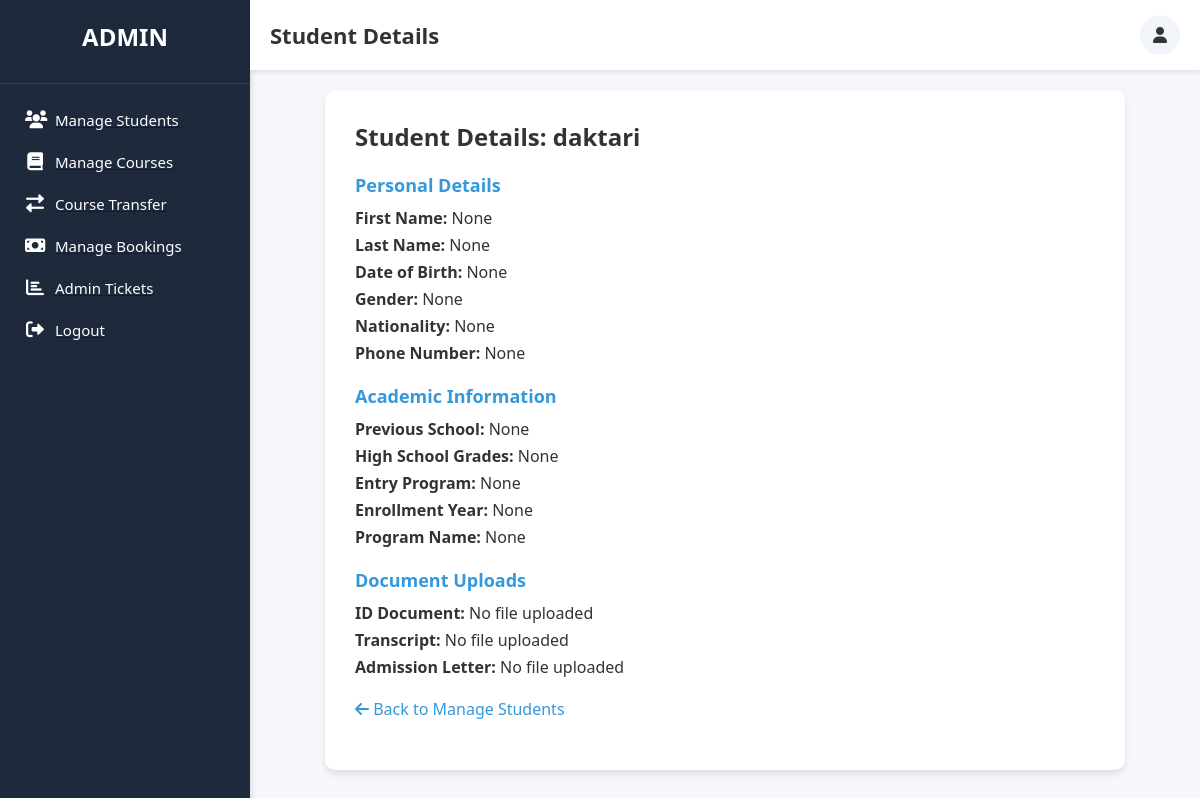
Page /accounts/admin/student/11/ (signed in) on the committed database.
### accounts/models.py (models this page shows, shortened)
class User(AbstractBaseUser, PermissionsMixin):
    username = models.CharField(max_length=100, unique=True)
    email = models.EmailField(unique=True)
    first_name = models.CharField(max_length=100, blank=True, null=True)
    last_name = models.CharField(max_length=100, blank=True, null=True)
    student_id = models.CharField(max_length=20, unique=True, blank=True, null=True)
    admission_status = models.CharField(max_length=50, default='Pending')  # Pending, In Review, Verified, Rejected
    profile_completion = models.IntegerField(default=0)
    date_of_birth = models.DateField(blank=True, null=True)
    gender = models.CharField(max_length=10, blank=True, null=True)
    nationality = models.CharField(max_length=50, blank=True, null=True)
    phone_number = models.CharField(max_length=15, blank=True, null=True)
    previous_school = models.CharField(max_length=200, blank=True, null=True)
    high_school_grades = models.CharField(max_length=50, blank=True, null=True)
    entry_program = models.CharField(max_length=100, blank=True, null=True)
    enrollment_year = models.IntegerField(blank=True, null=True)
    program_name = models.CharField(max_length=100, blank=True, null=True)
    id_document = models.FileField(upload_to='documents/', blank=True, null=True)
    transcript = models.FileField(upload_to='documents/', blank=True, null=True)
    admission_letter = models.FileField(upload_to='documents/', blank=True, null=True)
    proof_of_payment = models.FileField(upload_to='documents/', blank=True, null=True)
    id_document_verified = models.BooleanField(default=False)
    transcript_verified = models.BooleanField(default=False)
    proof_of_payment_verified = models.BooleanField(default=False)
    is_active = models.BooleanField(default=True)
    is_staff = models.BooleanField(default=False)
    objects = UserManager()
    notification = models.TextField(blank=True, null=True)
    USERNAME_FIELD = 'username'
    REQUIRED_FIELDS = ['email']

### accounts/views.py (the view)
# urls.py: path('admin/student/<int:student_id>/', views.student_detail_view, name='student_detail'),  # New URL
@login_required
@user_passes_test(lambda u: u.is_superuser)  # Ensure only admins can access
def student_detail_view(request, student_id):
    from django.contrib.auth import get_user_model
    User = get_user_model()
    student = get_object_or_404(User, id=student_id, is_superuser=False)  # Fetch the student
    context = {
        'student': student,
    }
    return render(request, 'accounts/student_detail.html', context)

### accounts/templates/accounts/student_detail.html (shortened to what this page needs)
<!DOCTYPE html>
<html lang="en">
<head>
    <link rel="stylesheet" href="https://cdnjs.cloudflare.com/ajax/libs/font-awesome/6.0.0/css/all.min.css">
</head>
<body>
    <div class="sidebar">
        <div class="sidebar-header">
            <div class="sidebar-logo">ADMIN</div>
        </div>
        <div class="sidebar-menu">
            <ul>
                <li><a href="{% url 'accounts:manage_students' %}"><i class="fas fa-users"></i><span>Manage Students</span></a></li>
                <li><a href="{% url 'accounts:manage_course_approvals' %}"><i class="fas fa-book"></i><span>Manage Courses</span></a></li>
                <li><a href="{% url 'accounts:admin_course_transfer_requests' %}"><i class="fas fa-exchange-alt"></i><span>Course Transfer</span></a></li>
                <li><a href="{% url 'accounts:manage_bookings' %}"><i class="fas fa-money-bill"></i><span>Manage Bookings</span></a></li>
                <li><a href="{% url 'accounts:admin_ticket_list' %}"><i class="fas fa-chart-bar"></i><span>Admin Tickets</span></a></li>
                <li><a href="{% url 'accounts:logout' %}"><i class="fas fa-sign-out-alt"></i><span>Logout</span></a></li>
            </ul>
        </div>
    </div>
    <div class="main-content">
        <div class="header">
            <div class="header-title">Student Details</div>
            <div class="header-actions">
                <div class="action-btn action-dropdown">
                    <i class="fas fa-user"></i>
                </div>
            </div>
        </div>
        <div class="student-details">
            <h2>Student Details: {{ student.username }}</h2>
            <div class="section">
                <h3>Personal Details</h3>
                <p><strong>First Name:</strong> {{ student.first_name }}</p>
                <p><strong>Last Name:</strong> {{ student.last_name }}</p>
                <p><strong>Date of Birth:</strong> {{ student.date_of_birth }}</p>
                <p><strong>Gender:</strong> {{ student.gender }}</p>
                <p><strong>Nationality:</strong> {{ student.nationality }}</p>
                <p><strong>Phone Number:</strong> {{ student.phone_number }}</p>
            </div>
            <div class="section">
                <h3>Academic Information</h3>
                <p><strong>Previous School:</strong> {{ student.previous_school }}</p>
                <p><strong>High School Grades:</strong> {{ student.high_school_grades }}</p>
                <p><strong>Entry Program:</strong> {{ student.entry_program }}</p>
                <p><strong>Enrollment Year:</strong> {{ student.enrollment_year }}</p>
                <p><strong>Program Name:</strong> {{ student.program_name }}</p>
            </div>
            <div class="section">
                <h3>Document Uploads</h3>
                <ul>
                    <li><strong>ID Document:</strong>
                        {% if student.id_document %}
                            <a href="{{ student.id_document.url }}" target="_blank">Download</a>
                        {% else %}
                            No file uploaded
                        {% endif %}
                    </li>
                    <li><strong>Transcript:</strong>
                        {% if student.transcript %}
                            <a href="{{ student.transcript.url }}" target="_blank">Download</a>
                        {% else %}
                            No file uploaded
                        {% endif %}
                    </li>
                    <li><strong>Admission Letter:</strong>
                        {% if student.admission_letter %}
                            <a href="{{ student.admission_letter.url }}" target="_blank">Download</a>
                        {% else %}
                            No file uploaded
                        {% endif %}
                    </li>
                </ul>
            </div>
            <div class="section">
                <a href="{% url 'accounts:manage_students' %}"><i class="fas fa-arrow-left"></i> Back to Manage Students</a>
            </div>
        </div>
    </div>
</body>
</html>

### accounts/templates/accounts/student_detail.html (style rules this page uses)
* { margin: 0; padding: 0; box-sizing: border-box; }
body { font-family: 'Segoe UI', Tahoma, Geneva, Verdana, sans-serif; background-color: #f5f7fa; color: #333; display: flex; min-height: 100vh; }
.action-dropdown { position: relative; }
.sidebar { width: 250px; background: #1e293b; color: #fff; height: 100vh; position: fixed; transition: all 0.3s; box-shadow: 2px 0 5px rgba(0, 0, 0, 0.1); }
.sidebar-header { padding: 20px; text-align: center; border-bottom: 1px solid #2c3e50; }
.sidebar-logo { font-size: 24px; font-weight: bold; margin-bottom: 10px; color: #ffffff; }
.sidebar-menu { padding: 15px 0; }
.sidebar-menu ul { list-style: none; }
.sidebar-menu ul li { padding: 10px 25px; display: flex; align-items: center; transition: all 0.3s; cursor: pointer; }
.sidebar-menu ul li i { margin-right: 10px; font-size: 18px; width: 20px; text-align: center; color: white; }
.sidebar-menu ul li span { font-size: 15px; color: white; }
.main-content { flex: 1; margin-left: 250px; transition: all 0.3s; }
.header { background: #ffffff; height: 70px; padding: 0 20px; display: flex; align-items: center; justify-content: space-between; box-shadow: 0 2px 5px rgba(0, 0, 0, 0.1); position: sticky; top: 0; z-index: 100; }
.header-title { font-size: 22px; font-weight: 600; color: #333; }
.header-actions { display: flex; align-items: center; }
.action-btn { width: 40px; height: 40px; border-radius: 50%; background: #f1f5f9; display: flex; align-items: center; justify-content: center; margin-left: 15px; cursor: pointer; position: relative; transition: all 0.3s; }
.student-details { max-width: 800px; margin: 20px auto; background: #fff; padding: 30px; border-radius: 10px; box-shadow: 0 4px 6px rgba(0, 0, 0, 0.1); }
.student-details h2 { margin-bottom: 20px; font-size: 24px; color: #333; }
.student-details .section { margin-bottom: 20px; }
.student-details .section h3 { margin-bottom: 10px; font-size: 18px; color: #3498db; }
.student-details .section p { margin: 5px 0; }
.student-details .section ul { list-style: none; padding: 0; }
.student-details .section ul li { margin: 5px 0; }
.student-details .section a { color: #3498db; text-decoration: none; }

### rows in the picture
User: username "daktari", first_name "None", last_name "None", date_of_birth "None", gender "None", nationality "None", phone_number "None", previous_school "None", high_school_grades "None", entry_program "None", enrollment_year "None", program_name "None"
